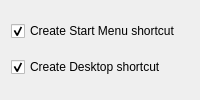
<?xml version="1.0" encoding="UTF-8"?>
<ui version="4.0">
 <class>ShortcutOptions</class>
 <widget class="QWidget" name="ShortcutOptions">
  <layout class="QVBoxLayout" name="verticalLayout">
   <item>
    <widget class="QCheckBox" name="createStartMenu">
     <property name="text">
      <string>Create Start Menu shortcut</string>
     </property>
     <property name="checked">
      <bool>true</bool>
     </property>
    </widget>
   </item>
   <item>
    <widget class="QCheckBox" name="createDesktop">
     <property name="text">
      <string>Create Desktop shortcut</string>
     </property>
     <property name="checked">
      <bool>true</bool>
     </property>
    </widget>
   </item>
  </layout>
 </widget>
</ui>
